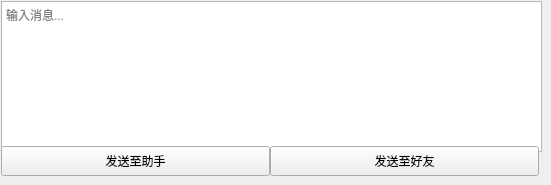
               <widget class="QWidget" name="tab">
                <attribute name="title">
                 <string>文字</string>
                </attribute>
                <widget class="QTextEdit" name="textEdit_text_friend">
                 <property name="geometry">
                  <rect>
                   <x>1</x>
                   <y>1</y>
                   <width>541</width>
                   <height>151</height>
                  </rect>
                 </property>
                 <property name="minimumSize">
                  <size>
                   <width>0</width>
                   <height>0</height>
                  </size>
                 </property>
                 <property name="maximumSize">
                  <size>
                   <width>16777215</width>
                   <height>16777215</height>
                  </size>
                 </property>
                 <property name="placeholderText">
                  <string>输入消息...</string>
                 </property>
                </widget>
                <widget class="QPushButton" name="pushButton_text_helper">
                 <property name="geometry">
                  <rect>
                   <x>1</x>
                   <y>146</y>
                   <width>269</width>
                   <height>30</height>
                  </rect>
                 </property>
                 <property name="minimumSize">
                  <size>
                   <width>0</width>
                   <height>30</height>
                  </size>
                 </property>
                 <property name="maximumSize">
                  <size>
                   <width>16777215</width>
                   <height>16777215</height>
                  </size>
                 </property>
                 <property name="text">
                  <string>发送至助手</string>
                 </property>
                </widget>
                <widget class="QPushButton" name="pushButton_text_friend">
                 <property name="geometry">
                  <rect>
                   <x>270</x>
                   <y>146</y>
                   <width>269</width>
                   <height>30</height>
                  </rect>
                 </property>
                 <property name="minimumSize">
                  <size>
                   <width>0</width>
                   <height>30</height>
                  </size>
                 </property>
                 <property name="maximumSize">
                  <size>
                   <width>16777215</width>
                   <height>16777215</height>
                  </size>
                 </property>
                 <property name="text">
                  <string>发送至好友</string>
                 </property>
                </widget>
               </widget>
